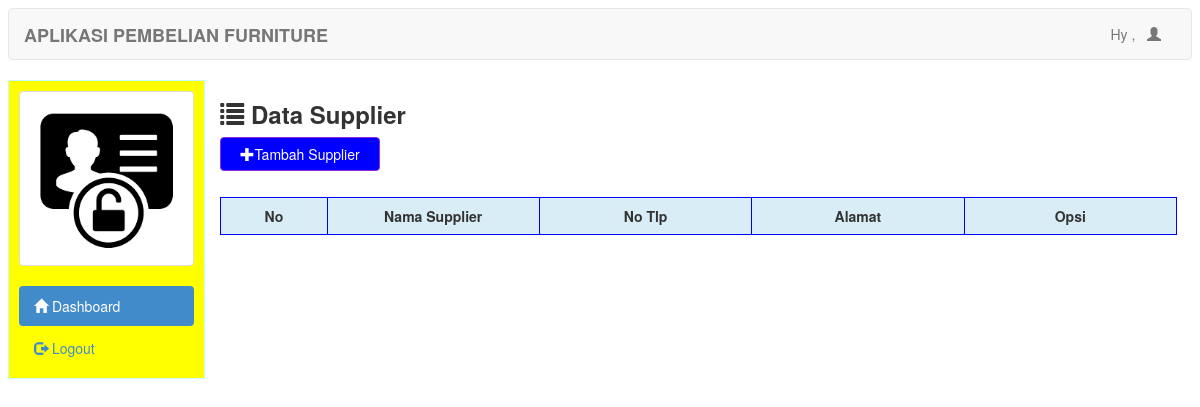
Page /admin/daftar_supp.php on the earlier database version.
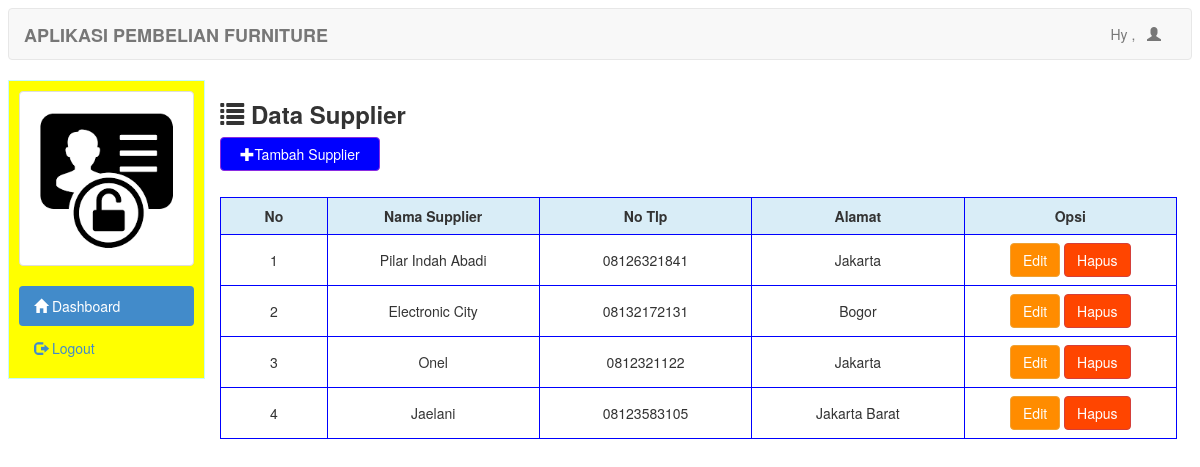
Same page on the later database version.
### tables this page shows
CREATE TABLE `tbl_supplier` (
  `id_supplier` int(11) NOT NULL,
  `nama_supplier` varchar(50) NOT NULL,
  `telepon` varchar(12) NOT NULL,
  `alamat` varchar(200) NOT NULL
);

### admin/daftar_supp.php (the view, shortened to what this page needs)
<?php include 'header.php'; ?>
<h3><span class="glyphicon glyphicon-list"></span><strong> Data Supplier </strong></h3>
<button style="margin-bottom:20px" data-toggle="modal" data-target="#supplierModal" class="btn btn-info col-md-2"><span class="glyphicon glyphicon-plus"></span>Tambah Supplier</button>
<br/>
<div class="col-md-12">
</div>
<br/>
<br/>
<table class="table table-bordered">
	<tr class="info">
		<th class="col-md-1">No</th>
		<th class="col-md-2">Nama Supplier</th>
		<th class="col-md-2">No Tlp</th>
		<th class="col-md-2">Alamat</th>
		<th class="col-md-2">Opsi</th>
	</tr>
	<?php
	if(isset($_GET['cari'])){
		$cari=mysql_real_escape_string($_GET['cari']);
		$brg=mysql_query("select * from tbl_supplier where nama_supplier like '%".$cari."%'");
	}else{
		$brg=mysql_query("select * from tbl_supplier");
	}
	$no=1;
	while($b=mysql_fetch_array($brg)){
		?>
		<tr>
			<td><?php echo $no++ ?></td>
			<td><?php echo ucwords($b['nama_supplier']) ?></td>
			<td><?php echo $b['telepon'] ?></td>
			<td><?php echo $b['alamat'] ?></td>
			<td>
				<a href="editsupplier.php?id=<?php echo $b['id_supplier']; ?>" class="btn btn-warning">Edit</a>
				<a onclick="if(confirm('Apakah anda yakin ingin menghapus data ini ??')){ location.href='hapussupplier.php?id=<?php echo $b['id_supplier']; ?>' }" class="btn btn-danger">Hapus</a>
			</td>
		</tr>
		<?php
	}
	?>
</table>
<?php
include 'footer.php';
?>

Differences in the rows shown:
added tbl_supplier: nama_supplier "Pilar Indah Abadi", telepon "08126321841", alamat "Jakarta"
added tbl_supplier: nama_supplier "Electronic City", telepon "08132172131", alamat "Bogor"
added tbl_supplier: nama_supplier "Onel", telepon "0812321122", alamat "Jakarta"
added tbl_supplier: nama_supplier "Jaelani", telepon "08123583105", alamat "Jakarta Barat"
